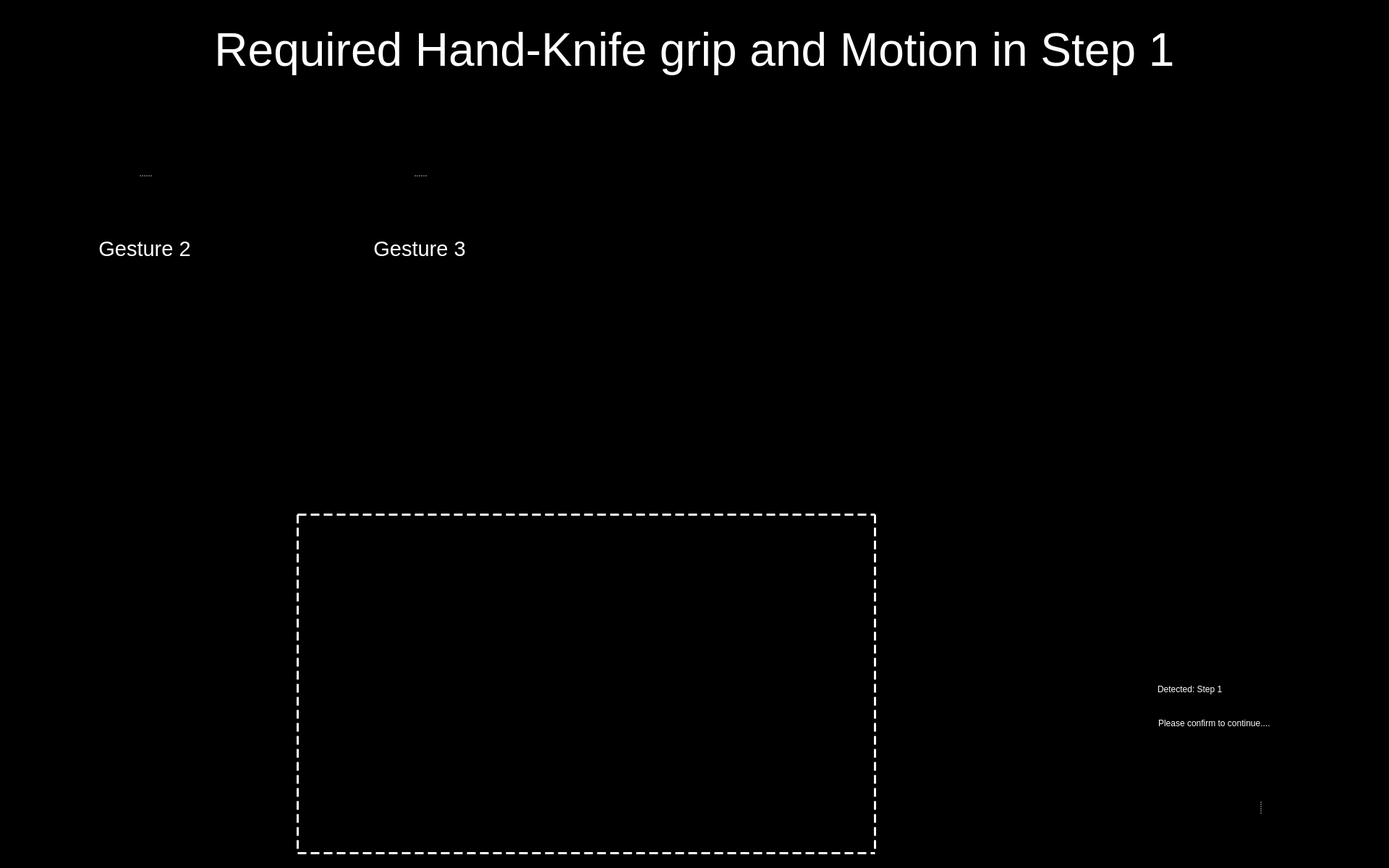
<?xml version="1.0" encoding="UTF-8"?>
<ui version="4.0">
 <class>Entry_Step_1_UI</class>
 <widget class="QWidget" name="Entry_Step_1_UI">
  <property name="windowModality">
   <enum>Qt::WindowModal</enum>
  </property>
  <property name="enabled">
   <bool>true</bool>
  </property>
  <property name="geometry">
   <rect>
    <x>0</x>
    <y>0</y>
    <width>1920</width>
    <height>1200</height>
   </rect>
  </property>
  <property name="sizePolicy">
   <sizepolicy hsizetype="Preferred" vsizetype="Preferred">
    <horstretch>0</horstretch>
    <verstretch>0</verstretch>
   </sizepolicy>
  </property>
  <property name="minimumSize">
   <size>
    <width>0</width>
    <height>0</height>
   </size>
  </property>
  <property name="maximumSize">
   <size>
    <width>1920</width>
    <height>1200</height>
   </size>
  </property>
  <property name="windowTitle">
   <string>Food Assist</string>
  </property>
  <property name="windowOpacity">
   <double>1.000000000000000</double>
  </property>
  <property name="styleSheet">
   <string notr="true">background-color: rgb(0, 0, 0);</string>
  </property>
  <widget class="QWidget" name="widget" native="true">
   <property name="geometry">
    <rect>
     <x>1540</x>
     <y>930</y>
     <width>371</width>
     <height>91</height>
    </rect>
   </property>
   <property name="styleSheet">
    <string notr="true">background-color: rgb(0, 0, 0);</string>
   </property>
   <widget class="QLabel" name="label">
    <property name="geometry">
     <rect>
      <x>10</x>
      <y>0</y>
      <width>41</width>
      <height>51</height>
     </rect>
    </property>
    <property name="styleSheet">
     <string notr="true"/>
    </property>
    <property name="text">
     <string/>
    </property>
    <property name="pixmap">
     <pixmap resource="resources/res.qrc">:/img/Icon Detected.svg</pixmap>
    </property>
    <property name="alignment">
     <set>Qt::AlignRight|Qt::AlignTrailing|Qt::AlignVCenter</set>
    </property>
   </widget>
   <widget class="QLabel" name="label_2">
    <property name="geometry">
     <rect>
      <x>60</x>
      <y>3</y>
      <width>271</width>
      <height>40</height>
     </rect>
    </property>
    <property name="styleSheet">
     <string notr="true">font: 75 28pt &quot;Arial&quot;;
color: rgb(255, 255, 255);</string>
    </property>
    <property name="text">
     <string>Detected: Step 1</string>
    </property>
    <property name="textFormat">
     <enum>Qt::RichText</enum>
    </property>
   </widget>
   <widget class="QLabel" name="label_3">
    <property name="geometry">
     <rect>
      <x>61</x>
      <y>54</y>
      <width>321</width>
      <height>31</height>
     </rect>
    </property>
    <property name="styleSheet">
     <string notr="true">font: 18pt &quot;Arial&quot;;
color: rgb(255, 255, 255)</string>
    </property>
    <property name="text">
     <string>Please confirm to continue....</string>
    </property>
   </widget>
  </widget>
  <widget class="QLabel" name="img_detected_step1">
   <property name="geometry">
    <rect>
     <x>1550</x>
     <y>430</y>
     <width>351</width>
     <height>411</height>
    </rect>
   </property>
   <property name="frameShape">
    <enum>QFrame::NoFrame</enum>
   </property>
   <property name="text">
    <string/>
   </property>
   <property name="pixmap">
    <pixmap resource="resources/res.qrc">:/detected steps/Detected Step1.png</pixmap>
   </property>
   <property name="scaledContents">
    <bool>true</bool>
   </property>
  </widget>
  <widget class="QLabel" name="label_8">
   <property name="geometry">
    <rect>
     <x>410</x>
     <y>710</y>
     <width>801</width>
     <height>471</height>
    </rect>
   </property>
   <property name="styleSheet">
    <string notr="true">border :3px solid white;
border-style : dashed;
background-color: rgb(0, 0, 0, 0);</string>
   </property>
   <property name="text">
    <string/>
   </property>
  </widget>
  <widget class="QWidget" name="widget_2" native="true">
   <property name="geometry">
    <rect>
     <x>1559</x>
     <y>1030</y>
     <width>361</width>
     <height>161</height>
    </rect>
   </property>
   <property name="styleSheet">
    <string notr="true">background-color: rgb(0,0,0);</string>
   </property>
   <widget class="QSplitter" name="splitter">
    <property name="geometry">
     <rect>
      <x>10</x>
      <y>10</y>
      <width>345</width>
      <height>150</height>
     </rect>
    </property>
    <property name="frameShape">
     <enum>QFrame::NoFrame</enum>
    </property>
    <property name="frameShadow">
     <enum>QFrame::Plain</enum>
    </property>
    <property name="lineWidth">
     <number>0</number>
    </property>
    <property name="orientation">
     <enum>Qt::Horizontal</enum>
    </property>
    <property name="opaqueResize">
     <bool>false</bool>
    </property>
    <property name="handleWidth">
     <number>45</number>
    </property>
    <property name="childrenCollapsible">
     <bool>false</bool>
    </property>
    <widget class="QPushButton" name="button_yes">
     <property name="enabled">
      <bool>true</bool>
     </property>
     <property name="minimumSize">
      <size>
       <width>81</width>
       <height>81</height>
      </size>
     </property>
     <property name="maximumSize">
      <size>
       <width>150</width>
       <height>150</height>
      </size>
     </property>
     <property name="cursor">
      <cursorShape>OpenHandCursor</cursorShape>
     </property>
     <property name="focusPolicy">
      <enum>Qt::WheelFocus</enum>
     </property>
     <property name="contextMenuPolicy">
      <enum>Qt::DefaultContextMenu</enum>
     </property>
     <property name="icon">
      <iconset resource="resources/res.qrc">
       <normaloff>:/buttons/Button Yes.svg</normaloff>:/buttons/Button Yes.svg</iconset>
     </property>
     <property name="iconSize">
      <size>
       <width>144</width>
       <height>144</height>
      </size>
     </property>
     <property name="autoDefault">
      <bool>false</bool>
     </property>
     <property name="default">
      <bool>false</bool>
     </property>
     <property name="flat">
      <bool>true</bool>
     </property>
    </widget>
    <widget class="QPushButton" name="button_no">
     <property name="enabled">
      <bool>true</bool>
     </property>
     <property name="minimumSize">
      <size>
       <width>81</width>
       <height>81</height>
      </size>
     </property>
     <property name="maximumSize">
      <size>
       <width>150</width>
       <height>150</height>
      </size>
     </property>
     <property name="cursor">
      <cursorShape>OpenHandCursor</cursorShape>
     </property>
     <property name="focusPolicy">
      <enum>Qt::WheelFocus</enum>
     </property>
     <property name="contextMenuPolicy">
      <enum>Qt::DefaultContextMenu</enum>
     </property>
     <property name="icon">
      <iconset resource="resources/res.qrc">
       <normaloff>:/buttons/Button No.svg</normaloff>:/buttons/Button No.svg</iconset>
     </property>
     <property name="iconSize">
      <size>
       <width>144</width>
       <height>144</height>
      </size>
     </property>
     <property name="autoDefault">
      <bool>false</bool>
     </property>
     <property name="default">
      <bool>false</bool>
     </property>
     <property name="flat">
      <bool>true</bool>
     </property>
    </widget>
   </widget>
  </widget>
  <widget class="QLabel" name="label_text_1">
   <property name="geometry">
    <rect>
     <x>40</x>
     <y>20</y>
     <width>1840</width>
     <height>100</height>
    </rect>
   </property>
   <property name="font">
    <font>
     <family>Arial</family>
     <pointsize>48</pointsize>
     <weight>9</weight>
     <italic>false</italic>
     <bold>false</bold>
    </font>
   </property>
   <property name="styleSheet">
    <string notr="true">font: 75 48pt &quot;Arial&quot;;
color: rgb(255, 255, 255);</string>
   </property>
   <property name="text">
    <string>Required Hand-Knife grip and Motion in Step 1</string>
   </property>
   <property name="textFormat">
    <enum>Qt::RichText</enum>
   </property>
   <property name="alignment">
    <set>Qt::AlignCenter</set>
   </property>
   <property name="wordWrap">
    <bool>true</bool>
   </property>
  </widget>
  <widget class="QSplitter" name="splitter_3">
   <property name="geometry">
    <rect>
     <x>420</x>
     <y>160</y>
     <width>320</width>
     <height>282</height>
    </rect>
   </property>
   <property name="orientation">
    <enum>Qt::Vertical</enum>
   </property>
   <widget class="QLabel" name="image_required_2">
    <property name="maximumSize">
     <size>
      <width>320</width>
      <height>240</height>
     </size>
    </property>
    <property name="text">
     <string/>
    </property>
    <property name="pixmap">
     <pixmap resource="resources/res.qrc">:/img/gesture3.png</pixmap>
    </property>
    <property name="scaledContents">
     <bool>true</bool>
    </property>
   </widget>
   <widget class="QLabel" name="text_required_2">
    <property name="font">
     <font>
      <family>Arial</family>
      <pointsize>22</pointsize>
      <weight>9</weight>
      <italic>false</italic>
      <bold>false</bold>
     </font>
    </property>
    <property name="styleSheet">
     <string notr="true">font: 75 22pt &quot;Arial&quot;;
color: rgb(255, 255, 255);</string>
    </property>
    <property name="text">
     <string>Gesture 3</string>
    </property>
    <property name="textFormat">
     <enum>Qt::PlainText</enum>
    </property>
    <property name="alignment">
     <set>Qt::AlignCenter</set>
    </property>
    <property name="wordWrap">
     <bool>true</bool>
    </property>
   </widget>
  </widget>
  <widget class="QSplitter" name="splitter_2">
   <property name="geometry">
    <rect>
     <x>40</x>
     <y>160</y>
     <width>320</width>
     <height>282</height>
    </rect>
   </property>
   <property name="orientation">
    <enum>Qt::Vertical</enum>
   </property>
   <widget class="QLabel" name="image_required_1">
    <property name="maximumSize">
     <size>
      <width>320</width>
      <height>240</height>
     </size>
    </property>
    <property name="text">
     <string/>
    </property>
    <property name="pixmap">
     <pixmap resource="resources/res.qrc">:/img/gesture2.png</pixmap>
    </property>
    <property name="scaledContents">
     <bool>true</bool>
    </property>
   </widget>
   <widget class="QLabel" name="text_required_1">
    <property name="font">
     <font>
      <family>Arial</family>
      <pointsize>22</pointsize>
      <weight>9</weight>
      <italic>false</italic>
      <bold>false</bold>
     </font>
    </property>
    <property name="styleSheet">
     <string notr="true">font: 75 22pt &quot;Arial&quot;;
color: rgb(255, 255, 255);</string>
    </property>
    <property name="text">
     <string>Gesture 2</string>
    </property>
    <property name="textFormat">
     <enum>Qt::PlainText</enum>
    </property>
    <property name="alignment">
     <set>Qt::AlignCenter</set>
    </property>
    <property name="wordWrap">
     <bool>true</bool>
    </property>
   </widget>
  </widget>
 </widget>
 <resources>
  <include location="resources/res.qrc"/>
 </resources>
 <connections/>
</ui>
